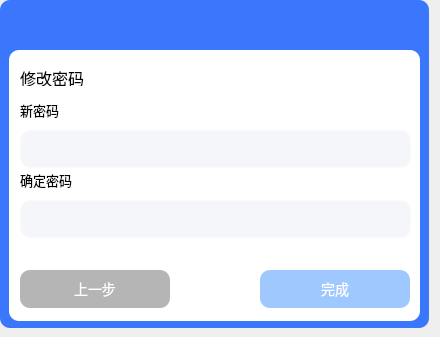
   <widget class="QWidget" name="page_6">
    <widget class="QLabel" name="label_BackRoundQQ_3">
     <property name="geometry">
      <rect>
       <x>0</x>
       <y>0</y>
       <width>429</width>
       <height>328</height>
      </rect>
     </property>
     <property name="styleSheet">
      <string notr="true">QLabel{
	border-radius: 10px;
	background-color: rgb(58, 119, 253);
}</string>
     </property>
     <property name="text">
      <string/>
     </property>
    </widget>
    <widget class="QLabel" name="label_QQLogo_3">
     <property name="geometry">
      <rect>
       <x>10</x>
       <y>10</y>
       <width>134</width>
       <height>34</height>
      </rect>
     </property>
     <property name="styleSheet">
      <string notr="true">QLabel{
	
	image: url(:/Img/QQLOGO.png);
}</string>
     </property>
     <property name="text">
      <string/>
     </property>
    </widget>
    <widget class="QPushButton" name="btn_minisize_6">
     <property name="geometry">
      <rect>
       <x>370</x>
       <y>-1</y>
       <width>31</width>
       <height>31</height>
      </rect>
     </property>
     <property name="autoFillBackground">
      <bool>false</bool>
     </property>
     <property name="styleSheet">
      <string notr="true">QPushButton::hover{
	image: url(:/Img/minisize_gray.png);
}
</string>
     </property>
     <property name="text">
      <string/>
     </property>
     <property name="icon">
      <iconset resource="Img.qrc">
       <normaloff>:/Img/minisize.png</normaloff>:/Img/minisize.png</iconset>
     </property>
     <property name="iconSize">
      <size>
       <width>16</width>
       <height>16</height>
      </size>
     </property>
     <property name="checkable">
      <bool>false</bool>
     </property>
     <property name="autoDefault">
      <bool>false</bool>
     </property>
     <property name="flat">
      <bool>true</bool>
     </property>
    </widget>
    <widget class="QPushButton" name="btn_close_6">
     <property name="geometry">
      <rect>
       <x>400</x>
       <y>-1</y>
       <width>31</width>
       <height>31</height>
      </rect>
     </property>
     <property name="autoFillBackground">
      <bool>false</bool>
     </property>
     <property name="styleSheet">
      <string notr="true">QPushButton::hover{
	image: url(:/Img/close_red.png);
}
QPushButton::passed{
	
	image: url(:/Img/close_red_passed.png);
}</string>
     </property>
     <property name="text">
      <string/>
     </property>
     <property name="icon">
      <iconset resource="Img.qrc">
       <normaloff>:/Img/close.png</normaloff>:/Img/close.png</iconset>
     </property>
     <property name="iconSize">
      <size>
       <width>16</width>
       <height>16</height>
      </size>
     </property>
     <property name="checkable">
      <bool>false</bool>
     </property>
     <property name="autoDefault">
      <bool>false</bool>
     </property>
     <property name="flat">
      <bool>true</bool>
     </property>
    </widget>
    <widget class="QLabel" name="label_FindQQ_3">
     <property name="geometry">
      <rect>
       <x>9</x>
       <y>50</y>
       <width>411</width>
       <height>271</height>
      </rect>
     </property>
     <property name="font">
      <font>
       <family>华文行楷</family>
      </font>
     </property>
     <property name="styleSheet">
      <string notr="true">QLabel{
	
	background-color: rgb(255, 255, 255);
	border-radius:10px;

}</string>
     </property>
     <property name="text">
      <string/>
     </property>
    </widget>
    <widget class="QLineEdit" name="lineEdit_ChangePassWord1">
     <property name="geometry">
      <rect>
       <x>20</x>
       <y>130</y>
       <width>391</width>
       <height>38</height>
      </rect>
     </property>
     <property name="font">
      <font>
       <family>Calibri</family>
       <pointsize>13</pointsize>
       <weight>50</weight>
       <bold>false</bold>
      </font>
     </property>
     <property name="styleSheet">
      <string notr="true">QLineEdit{
	border-style:solid;
border-width:1px;
border-top-color: rgba(255, 255, 255, 0);
border-right-color: rgba(255, 255, 255, 0);
border-left-color: rgba(255, 255, 255, 0);
border-bottom-color: rgb(255, 255, 255, 0);
	background-color: rgb(245, 246, 250);
border-radius:10px;
}</string>
     </property>
     <property name="text">
      <string/>
     </property>
     <property name="maxLength">
      <number>16</number>
     </property>
     <property name="echoMode">
      <enum>QLineEdit::Password</enum>
     </property>
     <property name="placeholderText">
      <string/>
     </property>
    </widget>
    <widget class="QLineEdit" name="lineEdit_ChangePassWord2">
     <property name="geometry">
      <rect>
       <x>20</x>
       <y>200</y>
       <width>391</width>
       <height>38</height>
      </rect>
     </property>
     <property name="font">
      <font>
       <family>Calibri</family>
       <pointsize>13</pointsize>
       <weight>50</weight>
       <bold>false</bold>
      </font>
     </property>
     <property name="styleSheet">
      <string notr="true">QLineEdit{
	border-style:solid;
border-width:1px;
border-top-color: rgba(255, 255, 255, 0);
border-right-color: rgba(255, 255, 255, 0);
border-left-color: rgba(255, 255, 255, 0);
border-bottom-color: rgb(255, 255, 255, 0);
	background-color: rgb(245, 246, 250);
border-radius:10px;
}</string>
     </property>
     <property name="text">
      <string/>
     </property>
     <property name="maxLength">
      <number>16</number>
     </property>
     <property name="echoMode">
      <enum>QLineEdit::Password</enum>
     </property>
     <property name="placeholderText">
      <string/>
     </property>
    </widget>
    <widget class="QLabel" name="label_Text11">
     <property name="geometry">
      <rect>
       <x>20</x>
       <y>70</y>
       <width>241</width>
       <height>16</height>
      </rect>
     </property>
     <property name="font">
      <font>
       <family>黑体</family>
       <pointsize>12</pointsize>
      </font>
     </property>
     <property name="text">
      <string>修改密码</string>
     </property>
    </widget>
    <widget class="QLabel" name="label_Text12">
     <property name="geometry">
      <rect>
       <x>20</x>
       <y>100</y>
       <width>361</width>
       <height>20</height>
      </rect>
     </property>
     <property name="font">
      <font>
       <family>黑体</family>
       <pointsize>10</pointsize>
      </font>
     </property>
     <property name="text">
      <string>新密码</string>
     </property>
    </widget>
    <widget class="QLabel" name="label_ConfidentialityIssues1_3">
     <property name="geometry">
      <rect>
       <x>20</x>
       <y>170</y>
       <width>361</width>
       <height>20</height>
      </rect>
     </property>
     <property name="font">
      <font>
       <family>黑体</family>
       <pointsize>10</pointsize>
      </font>
     </property>
     <property name="text">
      <string>确定密码</string>
     </property>
    </widget>
    <widget class="QPushButton" name="btn_Next_3">
     <property name="enabled">
      <bool>false</bool>
     </property>
     <property name="geometry">
      <rect>
       <x>260</x>
       <y>270</y>
       <width>150</width>
       <height>38</height>
      </rect>
     </property>
     <property name="font">
      <font>
       <family>新宋体</family>
       <pointsize>-1</pointsize>
      </font>
     </property>
     <property name="autoFillBackground">
      <bool>false</bool>
     </property>
     <property name="styleSheet">
      <string notr="true">QPushButton{
background-color: rgb(159, 200, 254);
color: rgb(255, 255, 255);
border-radius: 10px;
font-size:14px;
}
QPushButton:hover{
	
	background-color: rgb(63, 225, 253);
color: rgb(255, 255, 255);
border-radius: 10px;
}</string>
     </property>
     <property name="text">
      <string>完成</string>
     </property>
     <property name="iconSize">
      <size>
       <width>238</width>
       <height>36</height>
      </size>
     </property>
     <property name="autoRepeat">
      <bool>false</bool>
     </property>
     <property name="flat">
      <bool>false</bool>
     </property>
    </widget>
    <widget class="QPushButton" name="btn_Return_4">
     <property name="enabled">
      <bool>true</bool>
     </property>
     <property name="geometry">
      <rect>
       <x>20</x>
       <y>270</y>
       <width>150</width>
       <height>38</height>
      </rect>
     </property>
     <property name="font">
      <font>
       <family>新宋体</family>
       <pointsize>-1</pointsize>
      </font>
     </property>
     <property name="autoFillBackground">
      <bool>false</bool>
     </property>
     <property name="styleSheet">
      <string notr="true">QPushButton{
	
	background-color: rgb(181, 181, 181);
color: rgb(255, 255, 255);
border-radius: 10px;
font-size:14px;
}
QPushButton:hover{
	background-color: rgb(212, 212, 212);
color: rgb(255, 255, 255);
border-radius:10px;

}</string>
     </property>
     <property name="text">
      <string>上一步</string>
     </property>
     <property name="iconSize">
      <size>
       <width>238</width>
       <height>36</height>
      </size>
     </property>
     <property name="autoRepeat">
      <bool>false</bool>
     </property>
     <property name="flat">
      <bool>false</bool>
     </property>
    </widget>
    <widget class="QLabel" name="label_ERRORTip3">
     <property name="geometry">
      <rect>
       <x>20</x>
       <y>250</y>
       <width>151</width>
       <height>16</height>
      </rect>
     </property>
     <property name="styleSheet">
      <string notr="true">QLabel{
	
	color: rgb(255, 86, 106);
}</string>
     </property>
     <property name="text">
      <string/>
     </property>
    </widget>
    <widget class="QLabel" name="label_ERRORTip4">
     <property name="geometry">
      <rect>
       <x>260</x>
       <y>250</y>
       <width>151</width>
       <height>16</height>
      </rect>
     </property>
     <property name="styleSheet">
      <string notr="true">QLabel{
	
	color: rgb(255, 86, 106);
}</string>
     </property>
     <property name="text">
      <string/>
     </property>
    </widget>
   </widget>
